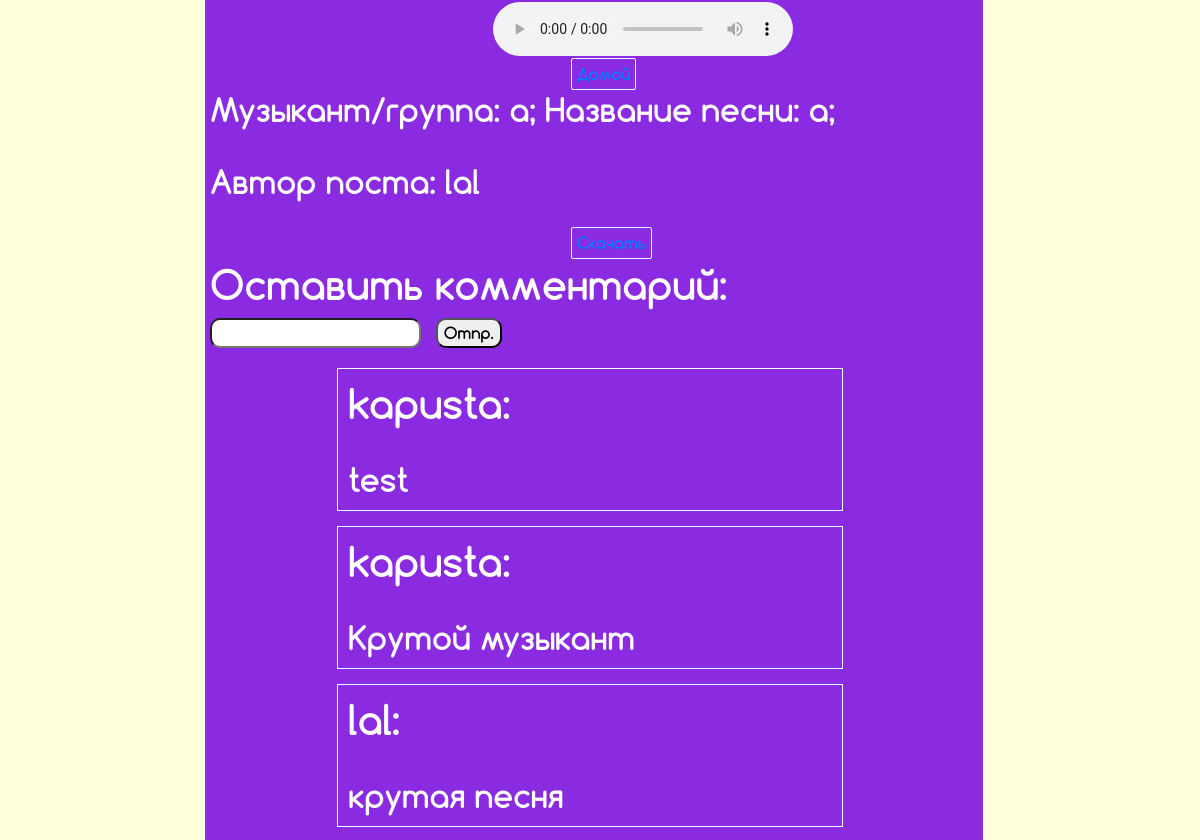
Before: /music/a/a/1/1 (signed in, middle part) with the older database file.
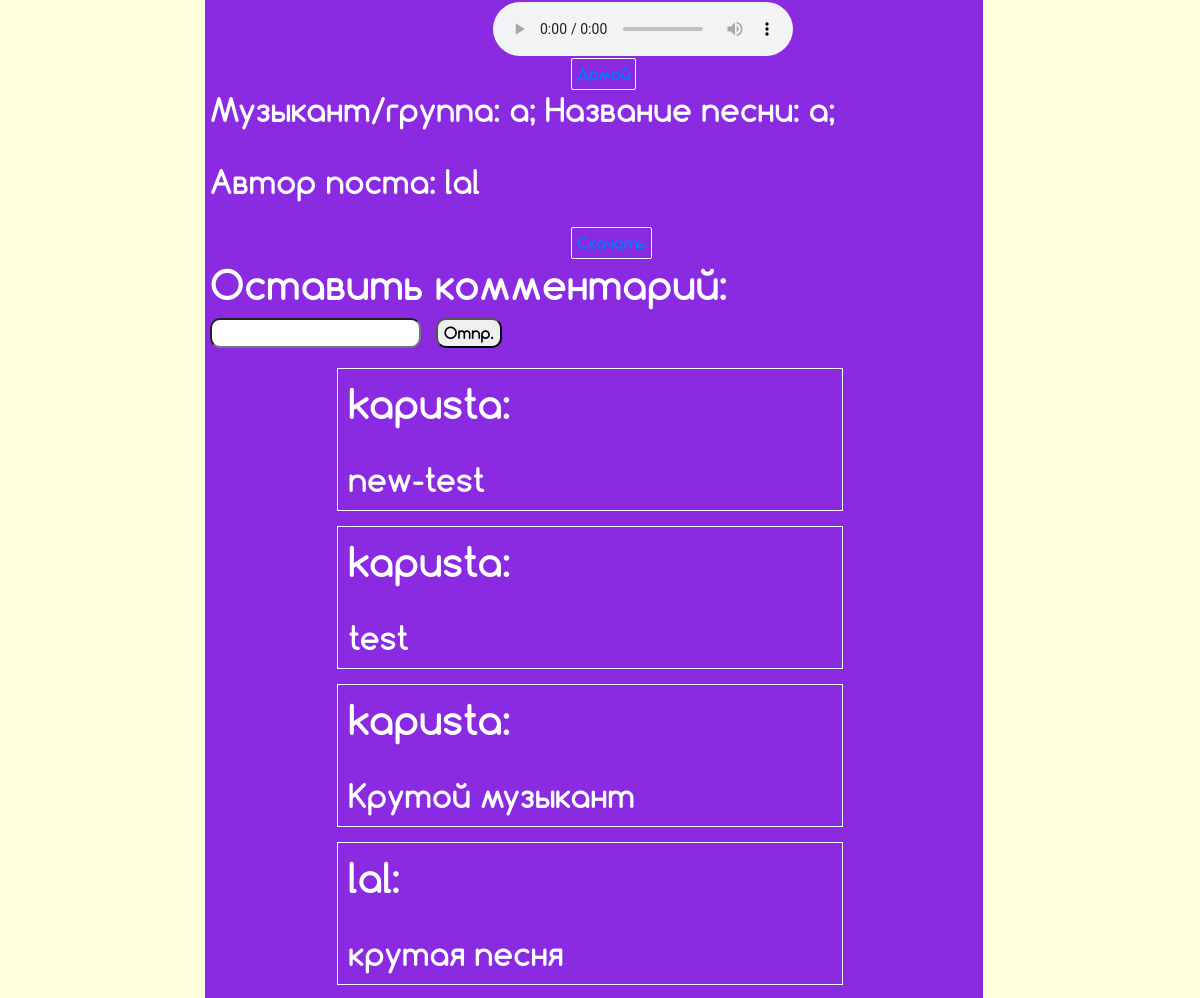
After: the same page with the newer database file.
### data/content.py (models this page shows)
class Content(SqlAlchemyBase, UserMixin):
    __tablename__ = 'user_content'
    id = sqlalchemy.Column(sqlalchemy.Integer, primary_key=True,
                           autoincrement=True)
    music_name = sqlalchemy.Column(sqlalchemy.String, nullable=False)
    music_author = sqlalchemy.Column(sqlalchemy.String, nullable=False)
    url_music = sqlalchemy.Column(sqlalchemy.String, nullable=False)
    url_img = sqlalchemy.Column(sqlalchemy.String, nullable=False)
    user_id = sqlalchemy.Column(sqlalchemy.Integer, sqlalchemy.ForeignKey('users.id'))
    user = orm.relation('User')
    commentary = orm.relation("Comments", back_populates='content')

### data/users.py (models this page shows, shortened)
class User(SqlAlchemyBase, UserMixin):
    __tablename__ = 'users'
    id = sqlalchemy.Column(sqlalchemy.Integer, primary_key=True,
                           autoincrement=True)
    name = sqlalchemy.Column(sqlalchemy.String, nullable=False,
                             autoincrement=True, unique=True)
    email = sqlalchemy.Column(sqlalchemy.String, nullable=False,
                              unique=True, index=True)
    hashed_password = sqlalchemy.Column(sqlalchemy.String,
                                        nullable=False)
    content = orm.relation("Content", back_populates='user')
    commentary = orm.relation("Comments", back_populates='user')

### data/comments.py (models this page shows)
class Comments(SqlAlchemyBase, UserMixin):
    __tablename__ = 'comments'
    id = sqlalchemy.Column(sqlalchemy.Integer, primary_key=True,
                           autoincrement=True)
    text = sqlalchemy.Column(sqlalchemy.String)
    user_name = sqlalchemy.Column(sqlalchemy.Integer, sqlalchemy.ForeignKey('users.name'))
    user = orm.relation('User')
    content_id = sqlalchemy.Column(sqlalchemy.Integer, sqlalchemy.ForeignKey('user_content.id'))
    content = orm.relation('Content')

### main.py (the view, shortened to what this page needs)
@app.route('/music/<name_music>/<name_author>/<id>/<user_id>', methods=['GET', 'POST'])
def music_page(name_music, name_author, id, user_id):
    session = db_session.create_session()
    data_music = session.query(Content).filter(Content.user_id == user_id,
                                               Content.id == id).first()
    user_post_name = session.query(User).filter(User.id == id).first()
    form = CommentsForm()
    comments = session.query(Comments).filter(Comments.content_id == id).all()
    return render_template('music_page.html', title_music=name_music,
                           title_author=name_author, data=data_music,
                           user=user_post_name, form=form,
                           comments=reversed(comments))

### data/comments_form.py
class CommentsForm(FlaskForm):
    comment = TextField('Оставить комментарий', validators=[InputRequired()])
    submit = SubmitField('Отпр.')

### data/db_session.py (called while the page is built)
def create_session() -> Session:
    global __factory
    return __factory()

### main.py (called while the page is built)
@login_manager.user_loader
def load_user(user_id):
    session = db_session.create_session()
    return session.query(User).get(user_id)

### templates/music_page.html (shortened to what this page needs)
<!DOCTYPE html>
<html lang="en">
<head>
    <link rel="stylesheet"
          href="https://stackpath.bootstrapcdn.com/bootstrap/4.4.1/css/bootstrap.min.css"
>
</head>
<body>
    <div class="main">
        <img src='/{{ data.url_img }}'><br>
        <div class="muisc_return">
             <audio controls="controls">
                 <source src='/{{ data.url_music }}' type="audio/mpeg">
             </audio><br>
             <a href="/">Домой</a>
        </div>
        <h2>Музыкант/группа: {{ data.music_author }}; Название песни: {{ data.music_name }};</h2><br>
        <h2>Автор поста: {{ user.name }}</h2><br>
        {% if current_user.is_authenticated %}
        <a href="/download/{{ data.id }}">Скачать</a>
        <h1>Оставить комментарий:</h1>
        <form action="" method="post">
            {{ form.comment() }} {{ form.submit() }}
        </form>
        {% for comment in comments %}
        <div class="commentary">
            <h1>{{ comment.user_name }}:</h1><br>
            <h2>{{ comment.text }}</h2>
        </div>
        {% endfor %}
        {% else %}
        Заругестрируйся или войди в аккаунт ;)
        {% endif %}
    </div>
</body>

### templates/music_page.html (style rules this page uses)
body { background: #ffffdc; font-family: Comfortaa; }
.main, .commentary { width: 65%; height: 85%; background: blueviolet; margin: 2% 17%; border: solid white 1px; color: white; }
input { border-radius: 10px; margin: 5px; }
h2 { margin: 5px; }
h1 { margin: 5px; }
.commentary { padding: 5px; }
audio { margin-left: 37%; }
a { padding: 5px; border-radius: 2px; border: solid 1px white; margin-left: 47%; }

Changed rows visible on the page:
added Comments: user_name "kapusta", text "new-test"
